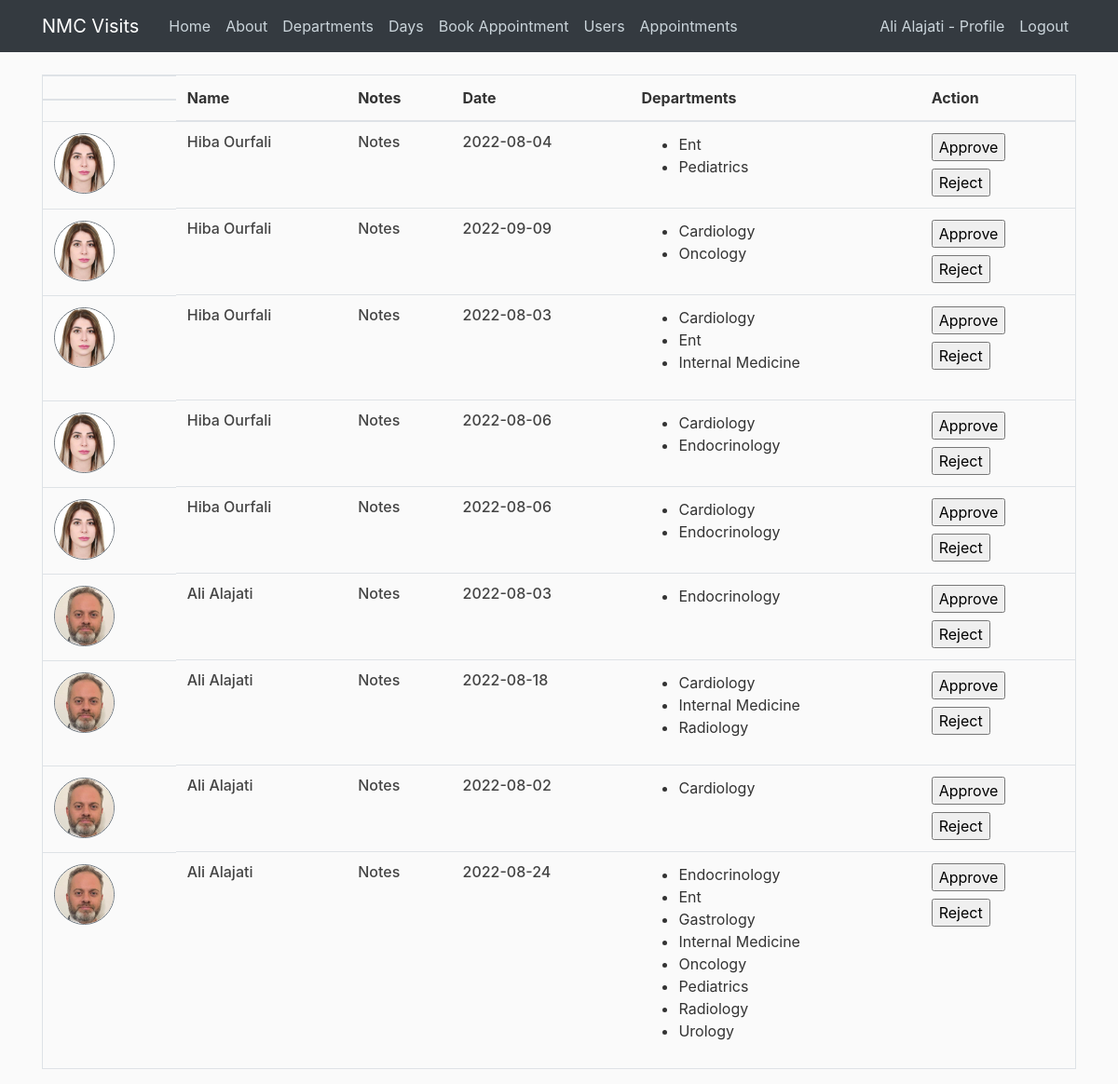
The page /appointments (signed in) on the database its author committed.
### nmcvisits/models.py (models this page shows, shortened)
class User(db.Model, UserMixin):
    id = db.Column(db.Integer, primary_key=True)
    username = db.Column(db.String(100), nullable=False)
    email = db.Column(db.String(100), unique=True, nullable=False)
    password = db.Column(db.String(), nullable=False)
    company = db.Column(db.String())
    jobTitle = db.Column(db.String())
    phone = db.Column(db.String())
    imageFile = db.Column(db.String(20), nullable=False, default='default.jpg')
    role = db.Column(db.String(20), nullable=False, default="Visitor")
    notes = db.Column(db.String(300))
    appointments = db.relationship('Appointment', backref='visitor', lazy=True)

class Appointment(db.Model):
    id = db.Column(db.Integer, primary_key=True)
    appointmentDate = db.Column(db.DateTime, nullable=False)
    creationDate = db.Column(db.DateTime, nullable=False, default=datetime.now)
    visitor_id = db.Column(db.Integer, db.ForeignKey('user.id'), nullable=False)
    departments = db.relationship('VisitedDepartments', backref='visitedDepartments', lazy=True)

class Departments(db.Model):
    id = db.Column(db.Integer, primary_key=True)
    departmentName = db.Column(db.String(50), nullable=False)

### nmcvisits/routes.py (the view)
@app.route("/appointments", methods=["POST", "GET"])
@login_required
def appointments():
    allAppointments = []
    appointments = Appointment.query.all()
    for appointment in appointments:
        user = User.query.filter_by(id=appointment.visitor_id).first()
        departments_id = VisitedDepartments.query.filter_by(appointment_id=appointment.id).all()
        departments = []
        for dpt in departments_id:
            department = Departments.query.filter_by(id=dpt.department_id).first()
            departments.append(department.departmentName)
        createdAppointment = {}
        createdAppointment["appointment"] = appointment
        createdAppointment["user"] = user
        createdAppointment["departments"] = departments
        allAppointments.append(createdAppointment)
    return render_template("appointments.html", sidebar = False, title = "Appointments", data=allAppointments)

### nmcvisits/models.py (called while the page is built)
@login_manager.user_loader
def load_user(user_id):
    return User.query.get(int(user_id))

### nmcvisits/templates/appointments.html (shortened to what this page needs)
{% extends "layout.html" %}
{% block body %}
    <table class="table border">
        <thead>
            <tr>
            <th class="d-none d-lg-block"></th>
            <th>Name</th>
            <th>Notes</th>
            <th>Date</th>
            <th>Departments</th>
            <th>Action</th>
            </tr>
        </thead>
        <tbody>
            {% for d in data %}
            <tr>
                <td class="d-none d-lg-block">
                    <img class="rounded-circle border border-secondary article-img" src="{{url_for('static', filename='profile_photos/' + d.user.imageFile)}}" alt="user photo">
                </td>
                <td><h6>{{d.user.username}}</h6></td>
                <td>
                    <h6>
                        Notes
                    </h6>
                </td>
                <td><h6>{{d.appointment.appointmentDate.date()}}</h6></td>
                <td>
                    <ul>
                        {% for dpt in d.departments %}
                        <li>
                            {{dpt}}
                        </li>
                    {% endfor %}
                    </ul>
                </td>
                <td>
                    <form action="" method="Post" class="mb-2">
                        <input type="submit" value="Approve">
                    </form>
                    <form action="" method="Post">
                        <input type="submit" value="Reject">
                    </form>
                </td>
            </tr>
            {% endfor %}
        </tbody>
    </table>
{% endblock %}

### nmcvisits/templates/layout.html (shortened to what this page needs)
<!DOCTYPE html>
<html>
<head>
    <link rel="stylesheet" href="https://maxcdn.bootstrapcdn.com/bootstrap/4.0.0/css/bootstrap.min.css">
    <link rel="stylesheet" type="text/css" href="{{ url_for('static', filename='styles.css') }}">
</head>
<body>
    <header class="site-header">
      <nav class="navbar navbar-expand-md navbar-dark bg-dark fixed-top">
        <div class="container">
          <a class="navbar-brand mr-4" href="/">NMC Visits</a>
          <div class="collapse navbar-collapse" id="navbarToggle">
            <div class="navbar-nav mr-auto">
              <a class="nav-item nav-link" href="{{ url_for('home') }}">Home</a>
              <a class="nav-item nav-link" href="{{ url_for('about') }}">About</a>
              <a class="nav-item nav-link" href="{{ url_for('departments') }}">Departments</a>
              <a class="nav-item nav-link" href="{{ url_for('allowedDaysToVisit') }}">Days</a>
              <a class="nav-item nav-link" href="{{ url_for('createAppointment') }}">Book Appointment</a>
              <a class="nav-item nav-link" href="{{ url_for('users') }}">Users</a>
              <a class="nav-item nav-link" href="{{ url_for('appointments') }}">Appointments</a>
            </div>
            <div class="navbar-nav">
              {% if current_user.is_authenticated %}
              <a class="nav-item nav-link" href="{{ url_for('profile') }}">{{current_user.username}} - Profile</a>
              <a class="nav-item nav-link" href="{{ url_for('logout') }}">Logout</a>
              {% else %}
              <a class="nav-item nav-link" href="{{ url_for('login') }}">Login</a>
              <a class="nav-item nav-link" href="{{ url_for('register') }}">Register</a>
              {% endif %}
            </div>
          </div>
        </div>
      </nav>
    </header>
    <main role="main" class="container">
      <div class="row">
        {% if sidebar %}
        <div class="col-md-{{12-sidebar}}">
        {% else %}
        <div class="col-md-12">
        {% endif %}
          {% block body %}
          {% endblock %}
        </div>
      </div>
    </main>
</body>
</html>

### nmcvisits/static/styles.css (style rules this page uses)
body { background: #fafafa; color: #333333; margin-top: 5rem; }
h1, h2, h3, h4, h5, h6 { color: #444444; }
.site-header .navbar-nav .nav-link { color: #cbd5db; }
.article-img { height: 65px; width: 65px; }

### rows shown on the page
User: username "Ali Alajati", imageFile (picture), user.username "Ali Alajati" "Ali Alajati" "Ali Alajati" "Ali Alajati"
User: imageFile (picture), user.username "Hiba Ourfali" "Hiba Ourfali" "Hiba Ourfali" "Hiba Ourfali" "Hiba Ourfali"
Appointment: appointment.appointmentDate "2022-08-04"
Departments: departmentName "Ent"
Departments: departmentName "Pediatrics"
Appointment: appointment.appointmentDate "2022-09-09"
Departments: departmentName "Cardiology"
Departments: departmentName "Oncology"
Appointment: appointment.appointmentDate "2022-08-03"
Departments: departmentName "Internal Medicine"
Appointment: appointment.appointmentDate "2022-08-06"
Departments: departmentName "Endocrinology"
Appointment: appointment.appointmentDate "2022-08-06"
Appointment: appointment.appointmentDate "2022-08-03"
Appointment: appointment.appointmentDate "2022-08-18"
Departments: departmentName "Radiology"
Appointment: appointment.appointmentDate "2022-08-02"
Appointment: appointment.appointmentDate "2022-08-24"
Departments: departmentName "Gastrology"
Departments: departmentName "Urology"
